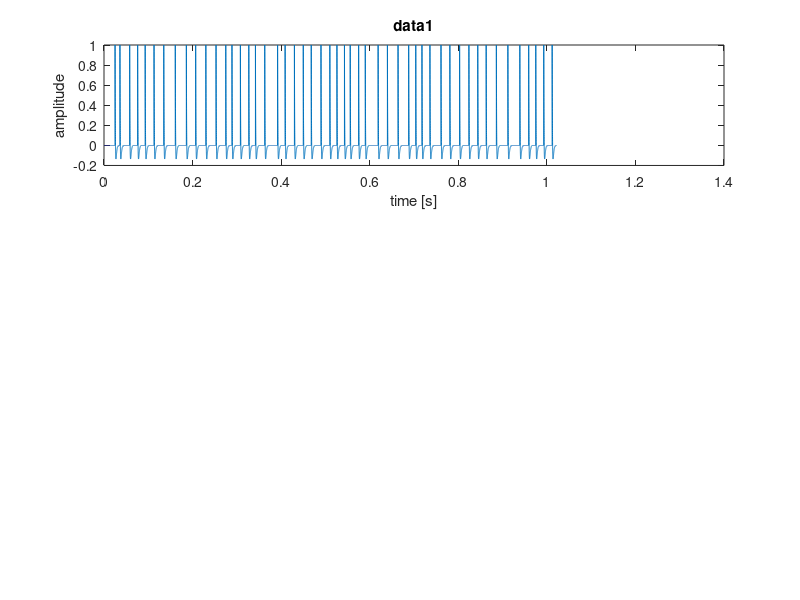

MATLAB code for this plot: (Note: this script raises an error after producing the figure.)

%% 3,6,7

load('NeuralData790.mat');
FS = 30000;
L = length(NeuralData);
t=0:1/FS:(L-1)/FS;

NeuralData1 = NeuralData(1,:);
NeuralData2 = NeuralData(2,:);
NeuralData3 = NeuralData(3,:);

subplot(311)
plot(t,NeuralData1);
title('data1');
xlabel('time [s]');
ylabel('amplitude');
hold on 

NeuralData1_1 = set_threshold(NeuralData1, 0.98);
plot(t,NeuralData1_1,'*');
hold on

plot(t,Deltachain2);
legend('NeuralData','thresholded','DeltaChain')



subplot(312)
plot(t,NeuralData2);
title('data2');
xlabel('time [s]');
ylabel('amplitude');
hold on

NeuralData2_1 = set_threshold(NeuralData2, 0.98);
plot(t,NeuralData2_1,'*');
hold on

plot(t,Deltachain2);
legend('NeuralData','thresholded','DeltaChain')

subplot(313)
plot(t,NeuralData3);
title('data3');
xlabel('time [s]');
ylabel('amplitude');
hold on

NeuralData3_1 = set_threshold(NeuralData3, 0.98);
plot(t,NeuralData3_1,'*');
hold on

plot(t,Deltachain2);
legend('NeuralData','thresholded','DeltaChain')

%% 8 

number1 = count_spikes(NeuralData1_1,1);
number2 = count_spikes(NeuralData2_1,1);
number3 = count_spikes(NeuralData3_1,1);



%% 9

deri1 = diff(NeuralData1);
deri2 = diff(NeuralData2);
deri3 = diff(NeuralData3);

L1 = length(deri1);
t1=0:1/FS:(L1-1)/FS;



subplot(311)
plot(t1,deri1);
title('data1');
xlabel('time [s]');
ylabel('amplitude');
hold on 

deri1_1 = set_threshold(deri1, 0.98);
plot(t1,deri1_1,'*');
hold on

plot(t,Deltachain2);
legend('NeuralData','thresholded','DeltaChain')



subplot(312)
plot(t1,deri2);
title('data2');
xlabel('time [s]');
ylabel('amplitude');
hold on

deri2_1 = set_threshold(deri2, 0.98);
plot(t1,deri2_1,'*');
hold on

plot(t,Deltachain2);
legend('NeuralData','thresholded','DeltaChain')



subplot(313)
plot(t1,deri3);
title('data3');
xlabel('time [s]');
ylabel('amplitude');
hold on

deri3_1 = set_threshold(deri3, 0.98);
plot(t1,deri3_1,'*');
hold on

plot(t,Deltachain2);
legend('NeuralData','thresholded','DeltaChain')

%% 10

number1_1 = count_spikes(deri1_1,1);
number2_1 = count_spikes(deri2_1,1);
number3_1 = count_spikes(deri3_1,1);

%% 11,12

t2 =0:1/FS:(L+299)/FS ;
deltachain = 8*Deltachain2;

NeuralSpike_flip = fliplr(NeuralSpike);
corr1 = conv(NeuralData1,NeuralSpike_flip);

NeuralSpike_flip = fliplr(NeuralSpike);
corr2 = conv(NeuralData2,NeuralSpike_flip);

NeuralSpike_flip = fliplr(NeuralSpike);
corr3 = conv(NeuralData3,NeuralSpike_flip);


subplot(311)
plot(t2,corr1);
title('data1');
xlabel('time [s]');
ylabel('amplitude');
hold on 

corr1_1 = set_th(corr1, 6.5);
plot(t2,corr1_1,'*');
hold on

plot(t+300/FS,deltachain);
legend('NeuralData','thresholded','DeltaChain')



subplot(312)
plot(t2,corr2);
title('data2');
xlabel('time [s]');
ylabel('amplitude');
hold on

corr2_1 = set_th(corr2,6.5);
plot(t2,corr2_1,'*');
hold on

plot(t+300/FS,deltachain);
legend('NeuralData','thresholded','DeltaChain')



subplot(313)
plot(t2,corr3);
title('data3');
xlabel('time [s]');
ylabel('amplitude');
hold on

corr3_1 = set_th(corr3,6.5);
plot(t2,corr3_1,'*');
hold on

plot(t+300/FS,deltachain);
legend('NeuralData','thresholded','DeltaChain')


%% 13
number1_2 = count_spikes(corr1_1,8);
number2_2 = count_spikes(corr2_1,8);
number3_2 = count_spikes(corr3_1,8);




